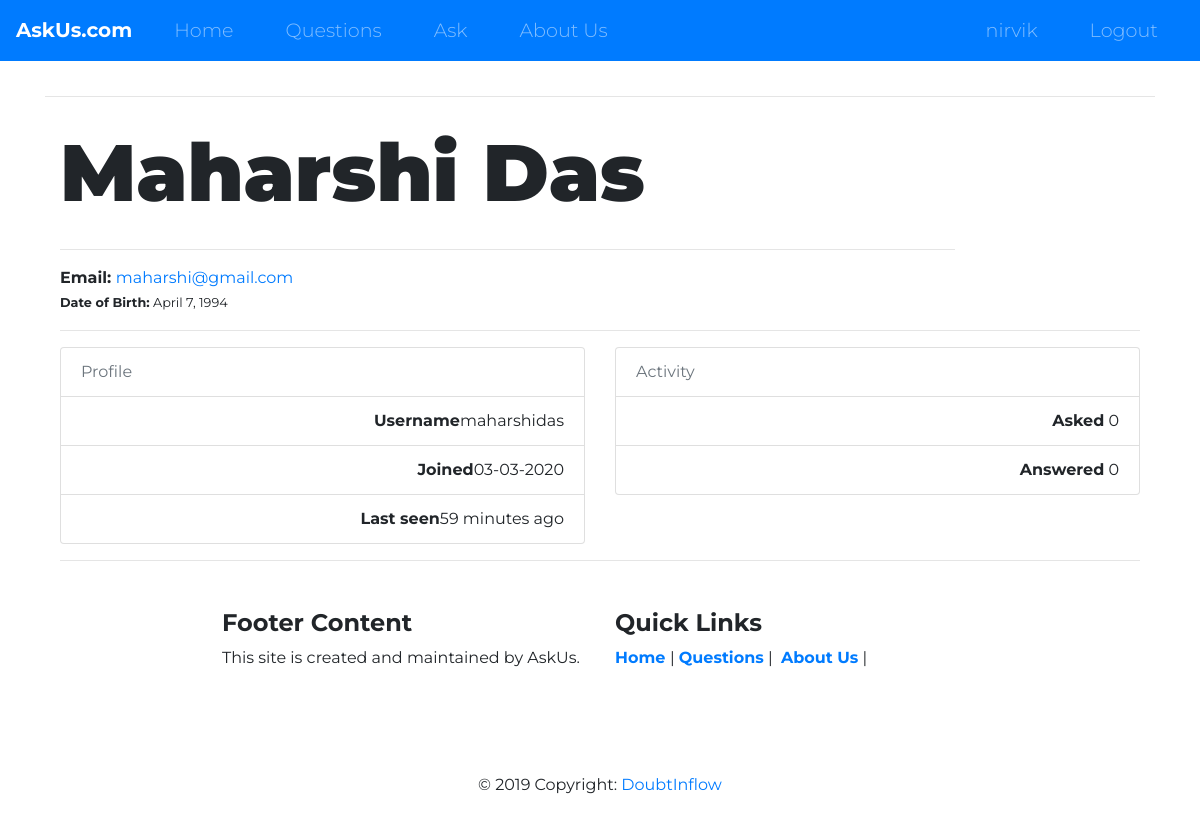
Screenshot of /profile/maharshidas/ (signed in) with the database file from the repository.
### accounts/models.py (models this page shows, shortened)
class User(AbstractUser):
        username = models.CharField(max_length=256, unique=True, blank=False,
                                validators=[
                                        RegexValidator(
                                        regex = USERNAME_REGEX,
                                        message = 'Username can be Alpahnumeric and contain only @,#,$',
                                        code='invalid_username'
                                        )]
                                )
        first_name = models.CharField(max_length=256, blank=False,
                                  validators=[
                                        RegexValidator(
                                        regex = NAME_REGEX,
                                        message = 'Name must be Alphabetic',
                                        code='invalid_first_name'
                                        )]
                                )
        last_name = models.CharField(max_length=256, blank=False,
                                  validators=[
                                        RegexValidator(
                                        regex = NAME_REGEX,
                                        message = 'Name must be Alphabetic',
                                        code='invalid_last_name'
                                        )]
                                )
        email = models.EmailField(unique=True, blank=False)
        bio = models.CharField(max_length=512, blank=True)
        birth_date = models.DateField(null=True, blank=False)
        USERNAME_FIELD = 'email'
        REQUIRED_FIELDS = ['username']
        def get_absolute_url(self):
                return reverse("user_profile", kwargs={"username": self.username})

### accounts/views.py (the view)
# urls.py: re_path(r'^profile/(?P<username>\w+)/$', user_profile, name='user_profile'),
def user_profile(request, username=None):
    user_profile = get_object_or_404(User, username=username)
    user_questions = user_profile.question_set.all()
    context = { "user_profile": user_profile,
                 "user_questions": user_questions,
               }
    return render(request, "accounts/profile.html", context)

### accounts/templates/accounts/profile.html (shortened to what this page needs)
{% extends 'core/base.html' %}
{% block content %}
<hr>
<div class="container bootstrap snippet">
  <div class="row">
    <div class="col-sm-10">
      <h1>{{ user_profile.first_name }} {{ user_profile.last_name }}</h1>
      <hr>
      <strong>Email: </strong><a href="mailto:#">{{ user_profile.email }}</a><br>
      {% if user_profile.birth_date %}
      <small><b>Date of Birth:</b> {{ user_profile.birth_date }}</small><br>
      {% endif %}
    </div>
  </div>
  <hr>
  <div class="row">
    <div class="col-xs-6 col-md-6 col-sm-3">
      <ul class="list-group">
        <li class="list-group-item text-muted">Profile</li>
        <li class="list-group-item text-right"><span class="pull-left"><strong>Username</strong></span>{{ user_profile.username }}</li>
        <li class="list-group-item text-right"><span class="pull-left"><strong>Joined</strong></span>{{ user_profile.date_joined|date:'d-m-Y' }}</li>
        <li class="list-group-item text-right"><span class="pull-left"><strong>Last seen</strong></span>{{ user_profile.last_login|timesince }} ago</li>
      </ul>
    </div>
    <div class="col-xs-6 col-md-6 col-sm-3">
      <ul class="list-group">
        <li class="list-group-item text-muted">Activity</li>
        <li class="list-group-item text-right"><span class="pull-left"><strong>Asked</strong></span> {{ user_profile.question_set.count }}</li>
        <li class="list-group-item text-right"><span class="pull-left"><strong>Answered</strong></span> {{ user_profile.answer_set.count }}</li>
      </ul>
  </div>
{% endblock content %}

### core/templates/core/navbar.html (shortened to what this page needs)
  <nav class="navbar navbar-expand-lg navbar-dark bg-primary fixed-top">
    <a class="navbar-brand" href="">AskUs.com</a>
    <div class="collapse navbar-collapse" id="navbarTogglerDemo01">
      <ul class="navbar-nav mr-auto">
        <li class="nav-item">
          <a class="nav-link" href="{% url 'home' %}">Home</a>
        </li>
        <li class="nav-item">
          <a class="nav-link" href="{% url 'questions:question_list' %}">Questions</a>
        </li>
        <li class="nav-item">
          <a class="nav-link" href="{% url 'questions:question_ask' %}">Ask</a>
        </li>
        <li class="nav-item">
          <a class="nav-link" href="{% url 'about' %}">About Us</a>
        </li>
      </ul>
      <ul class="navbar-nav ml-auto">
        {% if request.user.is_authenticated %}
        <li class="nav-item">
          <a class="nav-link" href="{{user.get_absolute_url}}">{{user.username}}</a>
        </li>
        <li class="nav-item">
          <a class="nav-link" href="{% url 'logout' %}">Logout</a>
        </li>
        {% endif %}
      </ul>
    </div>
  </nav>

### core/static/css/styles.css (style rules this page uses)
body { font-family: "Montserrat"; }
.navbar-brand { font-weight: bold; }
.navbar { margin: 0 0 4.5rem; }
.nav-item { padding: 0 18px; }
.nav-link { font-size: 1.2rem; font-family: "Montserrat"; font-weight: 300; }
h1 { font-size: 5rem; font-weight: 900; line-height: 1.5; }

### rows the page displays
User: username "nirvik"
User: first_name "Maharshi", last_name "Das", email "maharshi@gmail.com", birth_date "April 7, 1994", username "maharshidas", date_joined "03-03-2020", last_login "59 minutes", question_set.count "0", answer_set.count "0"
